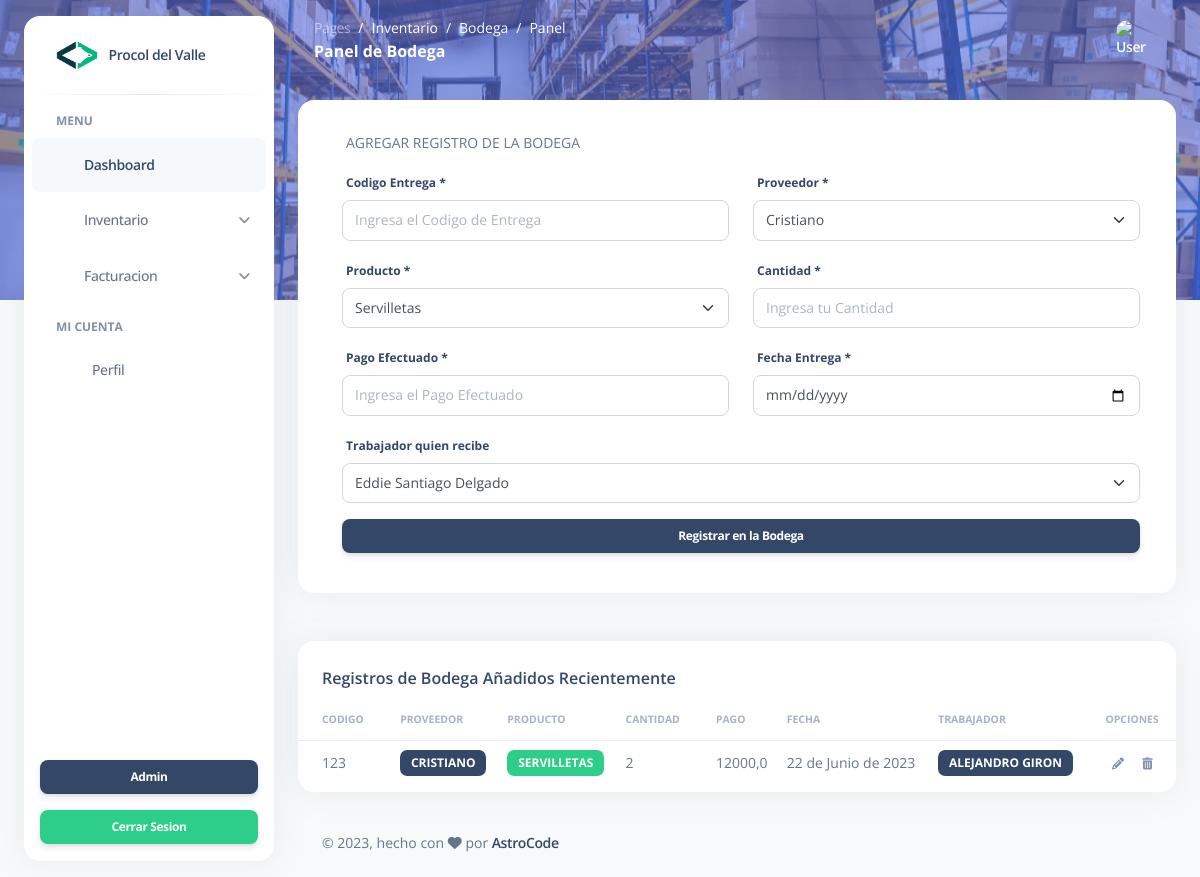
Screenshot of /bodega/ with the database file from the repository.
### Modulos/Inventario/models.py (models this page shows)
class Bodega(models.Model):
    codigoEntrega = models.PositiveIntegerField(blank=False, null=False, primary_key=True)
    proveedor = models.ForeignKey(Proveedores, on_delete=models.CASCADE) #Foreign Key
    producto = models.ForeignKey(Productos, on_delete=models.CASCADE)
    cantidad = models.PositiveIntegerField()
    pago = models.DecimalField(max_digits=10, decimal_places=1)
    fecha = models.DateField(default=datetime.now())
    trabajador = models.ForeignKey(Trabajadores, on_delete=models.CASCADE)

class Proveedores(models.Model):
    codigoProveedor = models.PositiveIntegerField(blank=False, null=False, primary_key=True)
    nombreProveedor = models.CharField(max_length=100)
    telefono = models.PositiveIntegerField()
    direccion = models.CharField(max_length=100)
    email = models.CharField(max_length=100)
    ultimaEntrega = models.CharField(max_length=100, null=True, blank=True)

class Productos(models.Model):
    codigoProducto = models.PositiveIntegerField(blank=False, null=False, primary_key=True)
    nombreProducto = models.CharField(max_length=100)
    descripcionProducto = models.CharField(max_length=1000)
    precioUnidad = models.DecimalField(max_digits=10, decimal_places=1)
    stock = models.PositiveIntegerField()
    proveedor = models.ForeignKey(Proveedores, on_delete=models.CASCADE)
    categoria = models.ForeignKey(Categorias, on_delete=models.CASCADE, default="")
    imagen = models.ImageField(upload_to='Productos/', null=True)

### Modulos/Usuarios/models.py (models this page shows, shortened)
class Trabajadores(models.Model):
    cedula = models.PositiveIntegerField(blank=False, null=False, primary_key=True)
    nombreCompleto = models.CharField(max_length=100)
    cargo = models.CharField(max_length=100)
    telefono = models.PositiveIntegerField()
    direccion = models.CharField(max_length=100)
    email = models.CharField(max_length=100)
    contraseña = models.CharField(max_length=100)
    fotoPerfil = models.ImageField(upload_to='Avatars/Trabajadores', null=True)

### Modulos/Inventario/views.py (the view)
# urls.py: path('bodega/', views.bodega, name="panel"),
def bodega(request, codigo=None):
    listarBodega = Bodega.objects.all()
    listarTrabajadores = Trabajadores.objects.all()
    listarProveedores = Proveedores.objects.all()
    listarProductos = Productos.objects.all()
    return render(request, "bodega/panel.html", {'Bodega':listarBodega, 'Trabajadores': listarTrabajadores,'Proveedores': listarProveedores, 'Productos': listarProductos, 'Codigo':codigo})

### Modulos/Inventario/templates/bodega/panel.html (shortened to what this page needs)
{% extends "crud.html" %}
{% load static %}
{% block breadcrumb %}
<nav aria-label="breadcrumb">
    <ol class="breadcrumb bg-transparent mb-0 pb-0 pt-1 px-0 me-sm-6 me-5">
        <li class="breadcrumb-item text-sm"><a class="opacity-5 text-white" href="javascript:;">Pages</a>
        </li>
        <li class="breadcrumb-item text-sm text-white active" aria-current="page">Inventario</li>
        <li class="breadcrumb-item text-sm text-white active" aria-current="page">Bodega</li>
        <li class="breadcrumb-item text-sm text-white active" aria-current="page">Panel</li>
    </ol>
    <h6 class="font-weight-bolder text-white mb-0">Panel de Bodega</h6>
</nav>
{% endblock %}
{% block body %}
<div class="card m-4">
    <div class="card-body">
        <div class="card-header py-0 pt-2 d-flex justify-content-between">
            <p class="text-uppercase text-sm" id="first__description">Agregar Registro de la Bodega</p>
        </div>
        <form action="/registrarBodega/" method="POST" aria-action="add" id="form" enctype="multipart/form-data">{% csrf_token %}
            <div class="row m-0 ms-2">
                <div class="col-md-6">
                    <div class="form-group">
                        <label class="details">Codigo Entrega *</label>
                        <input type="number" class="form-control" placeholder="Ingresa el Codigo de Entrega"
                            id="primaryKey" name="primaryKey" value="{{ codigoEntrega }}">
                    </div>
                </div>
                <div class="col-md-6">
                    <div class="form-group">
                        <label class="details">Proveedor *</label>
                        <select class="form-select" required id="proveedor" name="proveedor">
                            {% for prov in Proveedores %}
                            <option value="{{prov.codigoProveedor}}">{{prov.nombreProveedor}}</option>
                            {% endfor %}
                        </select>
                    </div>
                </div>
                <div class="col-md-6">
                    <div class="form-group">
                        <label class="details">Producto *</label>
                        <select class="form-select" required id="producto" name="producto">
                            {% for p in Productos %}
                            <option value="{{p.codigoProducto}}">{{p.nombreProducto}}</option>
                            {% endfor %}
                        </select>
                    </div>
                </div>
                <div class="col-md-6">
                    <div class="form-group">
                        <label class="details">Cantidad *</label>
                        <input type="number" class="form-control" placeholder="Ingresa tu Cantidad" id="cantidad"
                            name="cantidad">
                    </div>
                </div>
                <div class="col-md-6">
                    <div class="form-group">
                        <label class="details">Pago Efectuado *</label>
                        <input type="text" class="form-control" placeholder="Ingresa el Pago Efectuado" id="pago"
                            name="pago">
                    </div>
                </div>
                <div class="col-md-6">
                    <div class="form-group">
                        <label class="details">Fecha Entrega *</label>
                        <input type="date" class="form-control" placeholder="Ingresa la Fecha de la Entrega" id="fecha"
                            name="fecha">
                    </div>
                </div>
                <div class="input-box mb-3">
                    <label class="details">Trabajador quien recibe</label>
                    <select class="form-select" required id="trabajador" name="trabajador">
                        {% for t in Trabajadores %}
                        <option value="{{t.cedula}}">{{t.nombreCompleto}}</option>
                        {% endfor %}
                    </select>
                </div>
                <div class="button">
                    <input type="submit" class="btn btn-dark btn-sm ms-auto form-control" value="Registrar en la Bodega" id="submit">
                </div>
            </div>
        </form>
    </div>
    </div>
    <div class="container-fluid py-4">
        <div class="row">
            <div class="col-12">
                <div class="card mb-4">
                    <div class="card-header pb-0">
                        <h6>Registros de Bodega Añadidos Recientemente</h6>
                    </div>
                    <div class="card-body px-0 pt-0 pb-2">
                        <div class="table-responsive p-0">
                            <table class="table align-items-center mb-0">
                                <thead>
                                    <tr>
                                        <th
                                            class="text-uppercase text-secondary text-xxs font-weight-bolder opacity-7 ps-4">
                                            Codigo</th>
                                        <th <th
                                            class="text-uppercase text-secondary text-xxs font-weight-bolder opacity-7 ps-2">
                                            Proveedor</th>
                                        <th
                                            class="text-uppercase text-secondary text-xxs font-weight-bolder opacity-7 ps-2">
                                            Producto</th>
                                        <th
                                            class="text-uppercase text-secondary text-xxs font-weight-bolder opacity-7 ps-2">
                                            Cantidad</th>
                                        <th
                                            class="text-uppercase text-secondary text-xxs font-weight-bolder opacity-7 ps-2">
                                            Pago</th>
                                        <th
                                            class="text-uppercase text-secondary text-xxs font-weight-bolder opacity-7 ps-2">
                                            Fecha</th>
                                        <th
                                            class="text-uppercase text-secondary text-xxs font-weight-bolder opacity-7 ps-2">
                                            Trabajador</th>
                                        <th
                                            class="text-uppercase text-secondary text-xxs text-center font-weight-bolder opacity-7 px-2 w-10">
                                            Opciones</th>
                                    </tr>
                                </thead>
                                <tbody>
                                    {% for b in Bodega|slice:":10" %}
                                    <tr>
                                        <td data-label="Codigo">
                                            <span class="text-sm ps-3">{{b.codigoEntrega}}</span>
                                        </td>
                                        <a href="#">
                                            <td data-label="Proveedor">
                                                <span class="badge badge-sm bg-dark">{{b.proveedor.nombreProveedor}}</span>
                                            </td>
                                        </a>
                                        <td data-label="Producto">
                                            <span class="badge badge-sm bg-success">{{b.producto.nombreProducto}}</span>
                                        </td>
                                        <td data-label="Cantidad" class="">
                                            <span class="text-sm ">{{b.cantidad}}</span>
                                        </td>
                                        <td data-label="Pago" class="align-middle">
                                            <span class="text-sm">{{b.pago}}</span>
                                        </td>
                                        <td data-label="Fecha" class="align-middle">
                                            <span class="text-sm">{{b.fecha}}</span>
                                        </td>
                                        <td data-label="Trabajador" class="align-middle">
                                            <span class="badge badge-sm bg-dark">{{b.trabajador.nombreCompleto}}</span>
                                        </td>
                                        <td data-label="Acciones" class="align-middle text-center">
                                            <a class="edit text-secondary font-weight-bold text-xs cursor-pointer"
                                                id="{{b.codigoEntrega}}" aria-action="edit">
                                                <i class="fa-solid fa-pencil me-3"></i>
                                            </a>
                                            <a class="delete text-secondary font-weight-bold text-xs cursor-pointer"
                                                id="{{b.codigoEntrega}}" aria-action="delete">
                                                <i class="fa-solid fa-trash-can"></i>
                                            </a>
                                        </td>
                                    </tr>
                                    {% endfor %}
                                </tbody>
                            </table>
                        </div>
                    </div>
                </div>
            </div>
        </div>
        <footer class="footer pt-3  ">
            <div class="container-fluid">
              <div class="row align-items-center justify-content-lg-between">
                <div class="col-lg-6 mb-lg-0 mb-4">
                  <div class="copyright text-center text-sm text-muted text-lg-start">
                    © ,
                    hecho con <i class="fa fa-heart"></i> por
                    <a href="#" class="font-weight-bold" target="_blank">AstroCode</a>
                  </div>
                </div>
              </div>
            </div>
          </footer>
    </div>
    </main>
    {% endblock %}

### rows the page displays
Bodega: codigoEntrega "123", proveedor.nombreProveedor "CRISTIANO", producto.nombreProducto "SERVILLETAS", cantidad "2", pago "12000,0", fecha "22 de Junio de 2023", trabajador.nombreCompleto "ALEJANDRO GIRON"

### other values shown
form field proveedor "Cristiano"
form field producto "Servilletas"
form field trabajador "Eddie Santiago Delgado"
